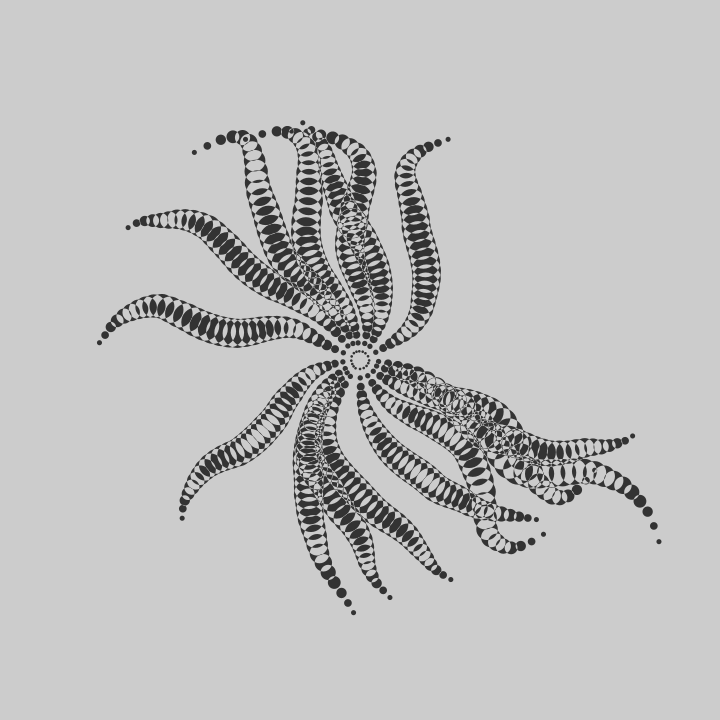
Frame 1 (no input)
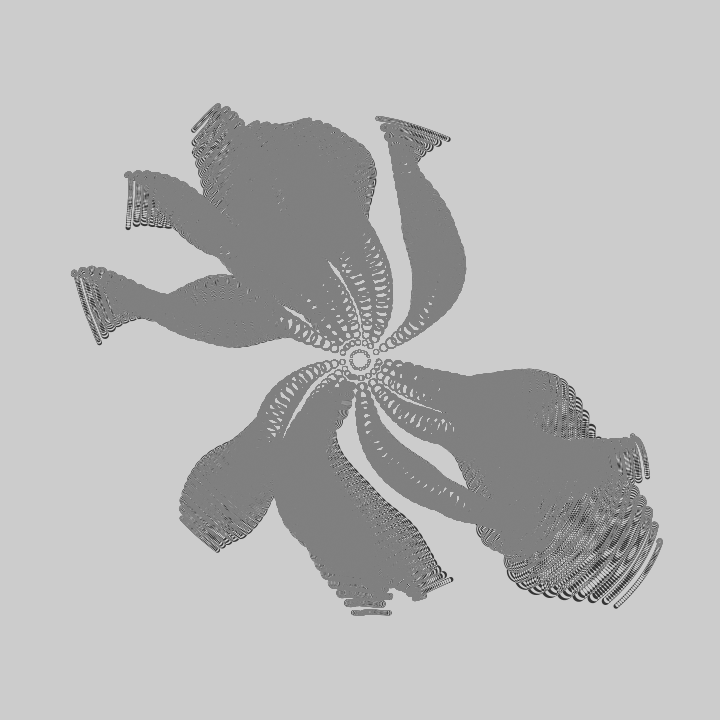
Frame 60 (the mouse pressed at the canvas centre just before this capture)
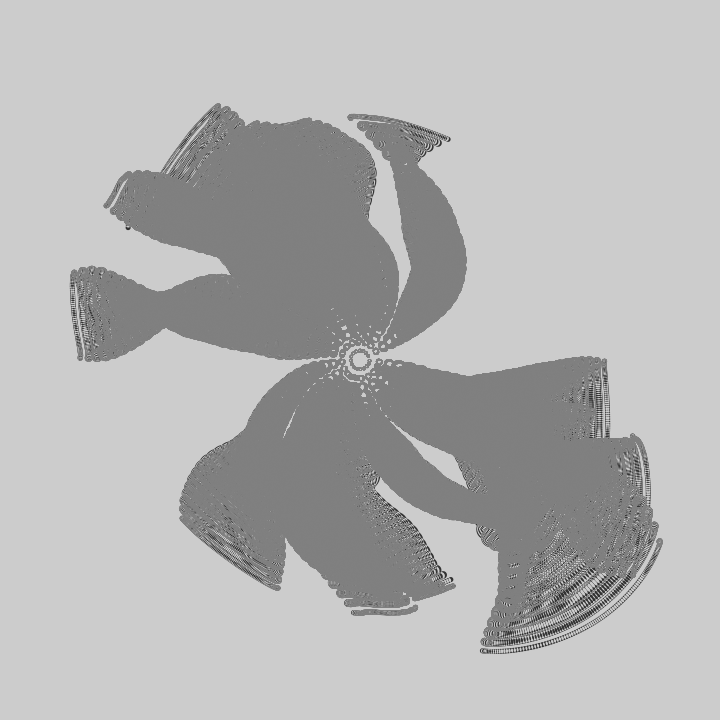
Frame 120 (the mouse held since frame 60 and released just before this capture)

The Processing sketch that drew these frames (run headless with seeded random() and noise(); from frame 60 on, the mouse is pressed at the canvas centre):

// Processing sketch: sketch_9292020_StarfishDetail
// ── sketch_9292020_StarfishDetail.pde
float t,r,d,n,S;
void setup(){size(720,720);}
void draw(){
clear();
t+=.004;
blendMode(DIFFERENCE);
for(r=0;r<TAU;r+=PI/8){
for(d=n=0;d<300;d+=9){
circle(cos(r+(n+=(noise(r,d*.01-t*3)-.5)*.2))*d*(S=sin(t+n*2)*.2+1)+360,sin(r+n)*d*S+360,sin(d*.01)*30);
}
}
}
